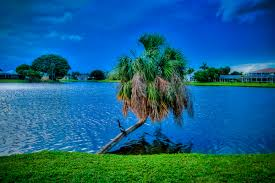
#> input picture Mastering-Pandas-Second-Edition-master/Chapter03/view.jpg, 275 x 183 px
$ jupyter execute ch03.ipynb   (shell and % lines are left out)
#> lines starting #> are read from the running program, lines starting #| are printed output that depends on the picture; after the words box and inside, x2 and y2 are one past the last pixel; in counts of white or black regions, pixels touching at a corner belong together
[cell 1]
import numpy as np
array_list = [[100, 65, 160],
[150, 82, 200],
[90, 55, 80],
[130, 73, 220],
[190, 80, 150]]

array_list[1][2]

array_list[3][0]

import array as arr
arr_x = arr.array("d", [98.6, 22.35, 72.1])

[cell 2]
array1d = np.array([1, 2, 3, 4])
array2d = np.array([[0, 1, 2],[2, 3, 4]])

[cell 3]
np.ones((2, 3, 4))
np.zeros((2, 1, 3))
np.identity(3)
np.eye(N = 3)
np.eye(N = 2, M = 3)
np.eye(N = 4, M = 3, k = 1)
np.eye(N = 4, M = 3, k = -2)

np.arange(6)
np.arange(2, 13, 3)
np.linspace(start = 5, stop = 10, num = 20)

[cell 4]
np.random.rand(2, 4)
np.random.randn(2, 4)
5 * np.random.randn(2, 4) + 10
np.random.randint(2, 5, (2, 3))
np.empty([4,3])
arr_a = np.array([[1, 2, 3], [4, 5, 6], [7, 8, 9]])
np.diag(arr_a)
np.diag(np.diag(arr_a))
np.diag(np.diag(arr_a, k = 1))

np.tile(np.array([1, 2, 3]), 2)
np.tile(np.array([[1, 2, 3], [4, 5, 6]]), 4)
np.tile(np.array([[1, 2, 3], [4, 5, 6]]), (4,1))
np.array([-2, -1, 0, 1, 2]).dtype
np.array([-2, -1, 0, 1, 2], dtype = "float")
np.array([-2, -1, 0, 1, 2], dtype = "str")
np.array(["a", "bb", "ccc", "dddd", "eeeee"])
np.array([True, False, True, True]).dtype
np.array([0, 1, 1, 0, 0], dtype = "bool")
np.array([0, 1, 2, 3, -4], dtype = "bool")
np.array([[1 + 1j, 2 + 2j], [3 + 3j, 4 + 4j]])
np.array([[1 + 1j, 2 + 2j], [3 + 3j, 4 + 4j]]).dtype

int_array = np.array([0, 1, 2, 3])
int_array.astype("float")
float_array = np.array([1.56, 2.95, 3.12, 4.65])
float_array.astype("int")

[cell 5]
ar = np.arange(5); print (ar); ar[0], ar[1], ar[-1]
ar=np.arange(5); ar[1], ar[-1], ar[0]
ar=np.arange(5); ar[::-1]
ar = np.array([[2,3,4],[9,8,7],[11,12,13]])
ar[1,1]
ar[1,1]=5
ar[2]
ar[:,1]
ar = np.array([0,1,2])
ar=2*np.arange(6)
ar[1:6:2]
ar[:4]
ar[4:]
ar[::3]
ar
ar[:3]=1; ar
ar[2:]=np.ones(4)

[cell 6]
np.random.seed(10)
ar=np.random.random_integers(0,25,10)
evenMask=(ar % 2==0); evenMask
evenNums=ar[evenMask]; evenNums
ar=np.array(['Hungary','Nigeria', 'Guatemala','','Poland','','Japan']); ar
ar[ar=='']='USA'; ar
ar=11*np.arange(0,10); ar
ar[[1,3,4,2,7]]
ar[[1,3]]=50; ar
ar=np.arange(15); ar
ar2=np.arange(0,-10,-1)[::-1]; ar2
ar[:10]=ar2; ar

[cell 7]
ar1=np.arange(12); ar1
ar2=ar1[::2]; ar2
ar2[1]=-1; ar1
ar=np.arange(8);ar
arc=ar[:3].copy(); arc
arc[0]=-1; arc
array_1 = np.array([[1, 2, 3], [4, 5, 6]])
array_1 + 5
array_1 * 5
array_1 ** 2

array_1 + array_1
array_1 * array_1
array_1 @ array_1.T

[cell 8]
np.arange(1000) ** 3
array_list = range(1000)
[array_list[i]**3 for i in array_list]

np.array([[1, 2, 3], [4, 5, 6]]).sum()
np.array([[1, 2, 3], [4, 5, 6]]).sum(axis = 0)
np.array([[1, 2, 3], [4, 5, 6]]).cumsum(axis = 0)
np.array([[1, 2, 3], [4, 5, 6]]).cumsum()
array_x = np.array([[0, 1, 2], [3, 4, 5]])
np.mean(array_x)
np.median(array_x)
np.var(array_x)
np.std(array_x)
np.mean(array_x, axis = 0)
np.mean(array_x, axis = 1)

[cell 9]
nan_array = np.array([[5, 6, np.nan], [19, 3, 2]])
np.median(nan_array)
np.nanmedian(nan_array)

[cell 10]
array_corr = np.random.randn(3,4)
array_corr
np.corrcoef(array_corr)
np.cov(array_corr)
array_logical = np.random.randn(3, 4)
np.any(array_logical < 0, axis = 0)
np.all(array_logical < 0)
np.isfinite(np.array([12, np.inf, 3, np.nan]))
np.isnan((np.array([12, np.inf, 3, np.nan])))
np.isinf((np.array([12, np.inf, 3, np.nan])))

[cell 11]
array1 = np.random.randn(3,4)
array2 = np.random.randn(3, 4)
np.greater(array1, array2)
np.less(array1, array2)

[cell 12]
ar=np.ones([3,2]); ar
ar2=np.array([2,3]); ar2
ar+ar2
ar=np.array([[23,24,25]]); ar
ar.T
ar.T+ar

[cell 13]
reshape_array = np.arange(0,15)
np.reshape(reshape_array, (5, 3))
trans_array = np.arange(0,24).reshape(4, 6)
trans_array.T
trans_array = np.arange(0,24).reshape(2, 3, 4)
trans_array.T.shape

[cell 14]
ravel_array = np.arange(0,12).reshape(4, 3)
ravel_array.ravel()
ravel_array.ravel(order = "F")

[cell 15]
array_x = np.array([0, 1, 2, 3, 4, 5, 6])
array_x[:, np.newaxis]
array_x[:, np.newaxis].shape
array_x[:, np.newaxis, np.newaxis]
array_x[:, np.newaxis, np.newaxis].shape

[cell 16]
array_1 = np.random.randn(2, 4)
array_2 = np.random.randn(4, 2)
np.dot(array_1, array_2)

[cell 17]
array_1 = np.random.randn(2, 4, 2)
array_2 = np.random.randn(1, 1, 2, 1)
np.dot(array_1, array_2).shape

[cell 18]
array_svd = np.random.randn(4, 3)
np.linalg.svd(array_svd)
np.linalg.eig(np.random.randn(5, 5))

[cell 19]
a = np.array([[1, 2, 3], [5, 4, 2], [8, 9, 7]])
b = np.array([6, 19, 47])
np.linalg.solve(a, b)

[cell 20]
np.linalg.det(np.random.randn(3,3))
np.linalg.det(np.random.randn(2,3,3))

[cell 21]
ar=np.array([[3,2],[10,-1]])
ar.sort(axis=1)
ar=np.array([[3,2],[10,-1]])
ar.sort(axis=0)

[cell 22]
N = 1000
X1 = np.random.randn(N, 2) + np.array([0.9, 0.9])
X2 = np.random.randn(N, 2) + np.array([-0.9, -0.9])
Y1 = np.zeros((N, 1))
Y2 = np.ones((N, 1))
X = np.vstack((X1, X2))
Y = np.vstack((Y1, Y2))
train = np.hstack((X, Y))
x = train[:, 0:2]
t = train[:, 2].reshape(2000, 1)
def sigmoid(x, derive = False):
    if (derive == True):
        return x * (1 - x)
    else:
        return 1 / (1 + np.exp(-x))
x_in = np.concatenate([x, np.repeat([[1]], 2000, axis = 0)], axis = 1)
w_ih = np.random.normal(size = (3, 3))
y_h = np.dot(x_in, w_ih)
a_h = sigmoid(y_h)
a_hin = np.concatenate([a_h, np.repeat([[1]], 2000, axis = 0)], axis = 1)
w_ho = np.random.normal(size = (4, 1))
y_o = np.dot(a_hin, w_ho)
a_o = sigmoid(y_o)
delta_a_o_error = a_o - t
delta_y_o = sigmoid(a_o, derive=True)
delta_w_ho = a_hin
delta_output_layer = np.dot(delta_w_ho.T,(delta_a_o_error * delta_y_o))

[cell 23]
delta_a_h = np.dot(delta_a_o_error * delta_y_o, w_ho[0:3,:].T)
delta_y_h = sigmoid(a_h, derive=True)
delta_w_ih = x_in
delta_hidden_layer = np.dot(delta_w_ih.T, delta_a_h * delta_y_h)
eta = 0.1
w_ih = w_ih - eta * delta_hidden_layer
w_ho = w_ho - eta * delta_output_layer
x = train[:,0:2]
t = train[:,2].reshape(2000,1)
x_in = np.concatenate([x, np.repeat([[1]], 2000, axis = 0)], axis = 1)
w_ih = np.random.normal(size = (3, 3))
w_ho = np.random.normal(size = (4, 1))
def sigmoid(x, derive = False):
    if (derive == True):
        return x * (1 - x)
    else:
        return 1 / (1 + np.exp(-x))
epochs = 5000
eta = 0.1
for epoch in range(epochs):
# Feed forward
    y_h = np.dot(x_in, w_ih)
    a_h = sigmoid(y_h)
    a_hin = np.concatenate([a_h, np.repeat([[1]], 2000, axis = 0)],     axis = 1)
    y_o = np.dot(a_hin, w_ho)
    a_o = sigmoid(y_o)

    # Calculate the error
    a_o_error = ((1 / 2) * (np.power((a_o - t), 2)))

    # Backpropagation
    ## Output layer
    delta_a_o_error = a_o - t
    delta_y_o = sigmoid(a_o, derive=True)
    delta_w_ho = a_hin
    delta_output_layer = np.dot(delta_w_ho.T,(delta_a_o_error * delta_y_o))

    ## Hidden layer
    delta_a_h = np.dot(delta_a_o_error * delta_y_o, w_ho[0:3,:].T)
    delta_y_h = sigmoid(a_h, derive=True)
    delta_w_ih = x_in
    delta_hidden_layer = np.dot(delta_w_ih.T, delta_a_h * delta_y_h)
    w_ih = w_ih - eta * delta_hidden_layer
    w_ho = w_ho - eta * delta_output_layer
    print(a_o_error.mean())

[cell 24]
import cv2
import matplotlib.pyplot as plt
import os
os.chdir('')
img=cv2.imread('view.jpg')
#> img is the input picture: shape (183, 275, 3); mean B, G, R 134.8, 98, 22.4
img2=cv2.imread('rose.jpg')

print(type(img))
img.shape
plt.imshow(img)
img_r=img[:,:,0]
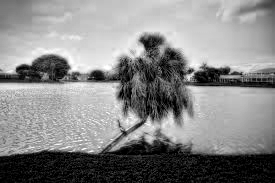
#> img_r: shape (183, 275); min 0, max 255, mean 134.8
plt.imshow(img_r)
img_g=img[:,:,1]
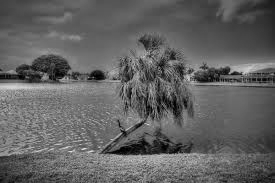
#> img_g: shape (183, 275); min 0, max 226, mean 98
plt.imshow(img_g)
img_b=img[:,:,2]
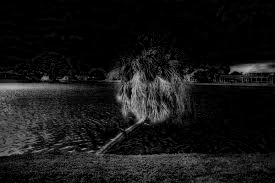
#> img_b: shape (183, 275); min 0, max 193, mean 22.4
plt.imshow(img_b)
img_tree=img[50:155,95:190,:]
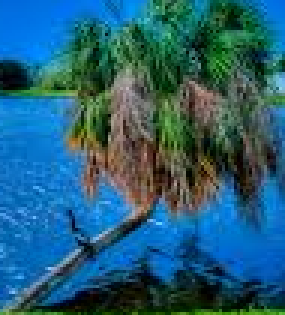
#> img_tree: shape (105, 95, 3) (shown 3 times larger); mean B, G, R 117.8, 94.9, 36.7
plt.imshow(img_tree)
img3=img
img3[50:155,1:96,:]=img_tree
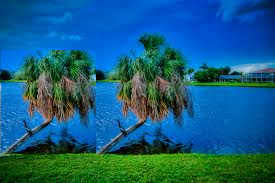
#> img3: shape (183, 275, 3); 19.82% of pixels changed, all inside (x1, y1, x2, y2) = (1, 50, 96, 155)
plt.imshow(img3)
fig, axes = plt.subplots(1, 3)
#> figure, not shown here; B, G, R data is drawn as R, G, B

$ run again, with Mastering-Pandas-Second-Edition-master/Chapter03/berries.png saved as Mastering-Pandas-Second-Edition-master/Chapter03/view.jpg
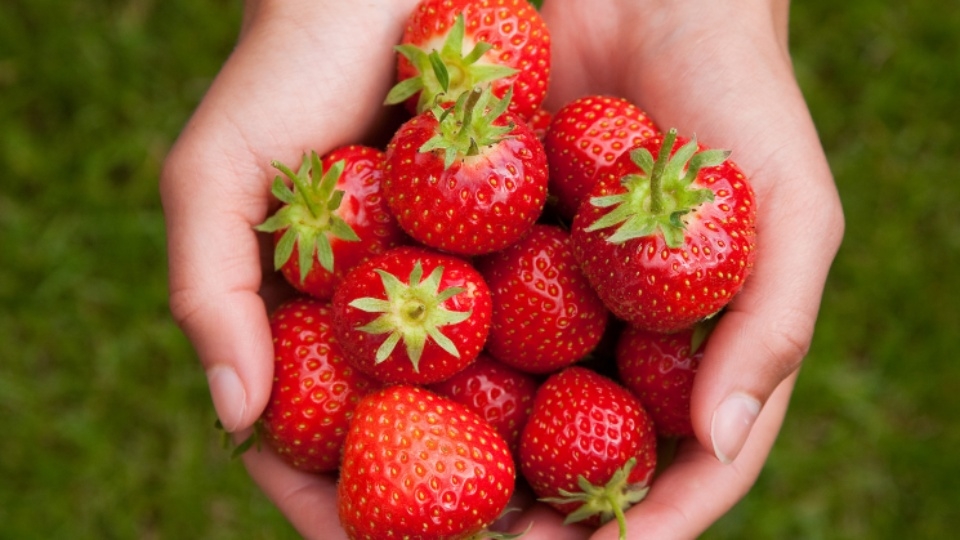
#> input picture Mastering-Pandas-Second-Edition-master/Chapter03/berries.png, 960 x 540 px
#> img is the input picture: shape (540, 960, 3); mean B, G, R 52, 86.9, 143.1
#> `img_tree=img[50:155,95:190,:]`:
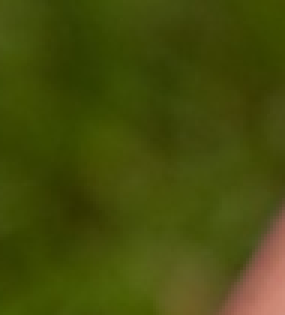
#> img_tree: shape (105, 95, 3) (shown 3 times larger); mean B, G, R 11.4, 75.8, 68.9
#> `img3[50:155,1:96,:]=img_tree`:
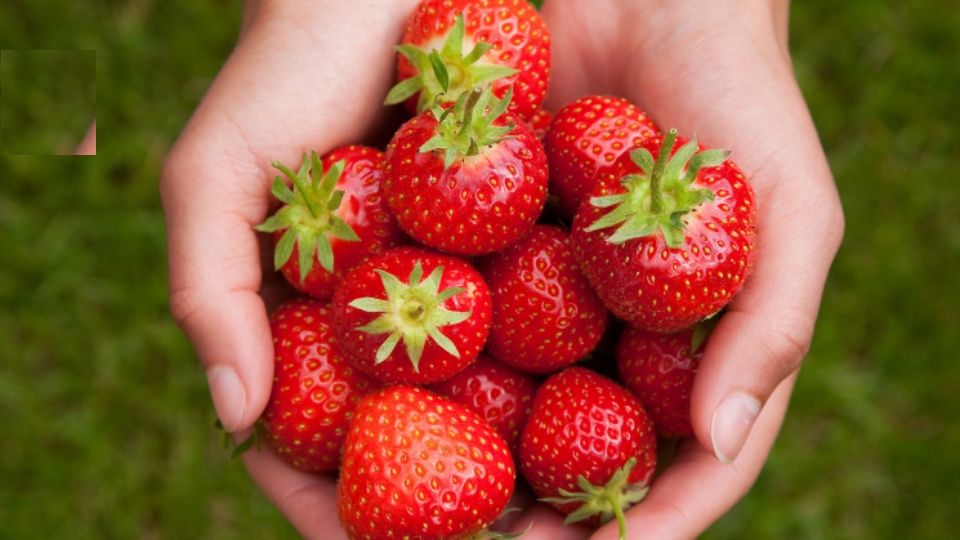
#> img3: shape (540, 960, 3); 1.92% of pixels changed, all inside (x1, y1, x2, y2) = (1, 50, 96, 155)
